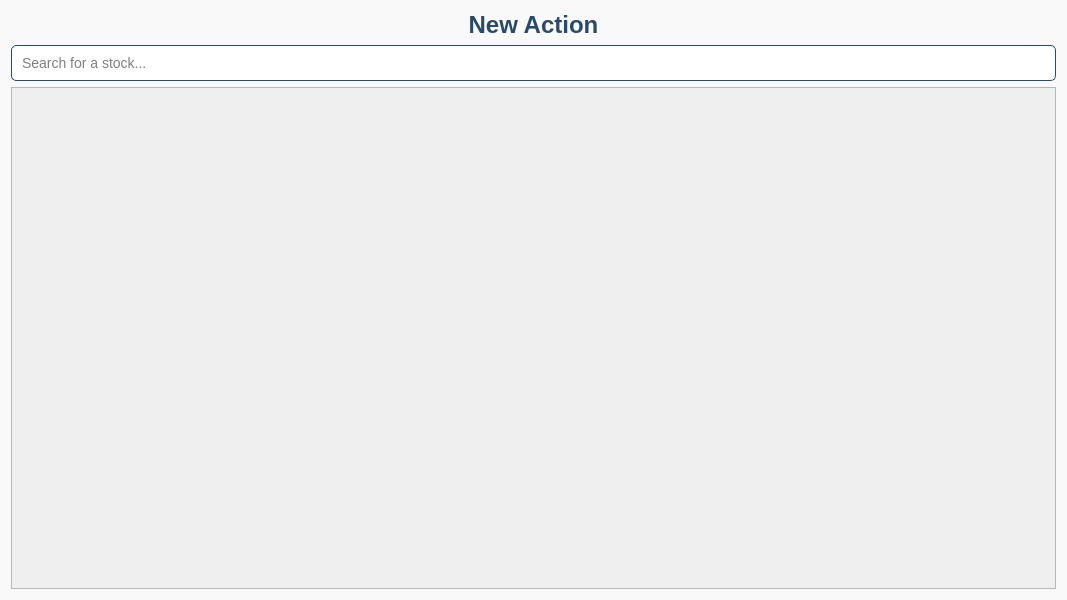
<?xml version="1.0" encoding="UTF-8"?>
<ui version="4.0">
 <class>Frame_New_Action</class>
 <widget class="QFrame" name="Frame_New_Action">
  <property name="geometry">
   <rect>
    <x>0</x>
    <y>0</y>
    <width>1067</width>
    <height>600</height>
   </rect>
  </property>
  <property name="styleSheet">
   <string notr="true">#Frame_New_Action {
    background-color: rgb(249, 249, 249);
    border: none;
}</string>
  </property>
  <layout class="QVBoxLayout" name="verticalLayout">
   <item>
    <widget class="QLabel" name="labelTitle">
     <property name="styleSheet">
      <string notr="true">font-size: 24px; font-weight: bold; color: rgb(40, 75, 107);</string>
     </property>
     <property name="text">
      <string>New Action</string>
     </property>
     <property name="alignment">
      <set>Qt::AlignCenter</set>
     </property>
    </widget>
   </item>
   <item>
    <widget class="QLineEdit" name="lineEditSearch">
     <property name="styleSheet">
      <string notr="true">border: 1px solid rgb(40, 75, 107); border-radius: 5px; padding: 8px; font-size: 14px;</string>
     </property>
     <property name="placeholderText">
      <string>Search for a stock...</string>
     </property>
    </widget>
   </item>
   <item>
    <widget class="QScrollArea" name="scrollArea">
     <property name="widgetResizable">
      <bool>true</bool>
     </property>
     <widget class="QWidget" name="scrollAreaWidgetContents">
      <property name="geometry">
       <rect>
        <x>0</x>
        <y>0</y>
        <width>1047</width>
        <height>497</height>
       </rect>
      </property>
      <layout class="QGridLayout" name="gridLayout">
       <property name="leftMargin">
        <number>20</number>
       </property>
       <property name="topMargin">
        <number>20</number>
       </property>
       <property name="rightMargin">
        <number>20</number>
       </property>
       <property name="bottomMargin">
        <number>20</number>
       </property>
      </layout>
     </widget>
    </widget>
   </item>
  </layout>
 </widget>
 <resources/>
 <connections/>
</ui>
